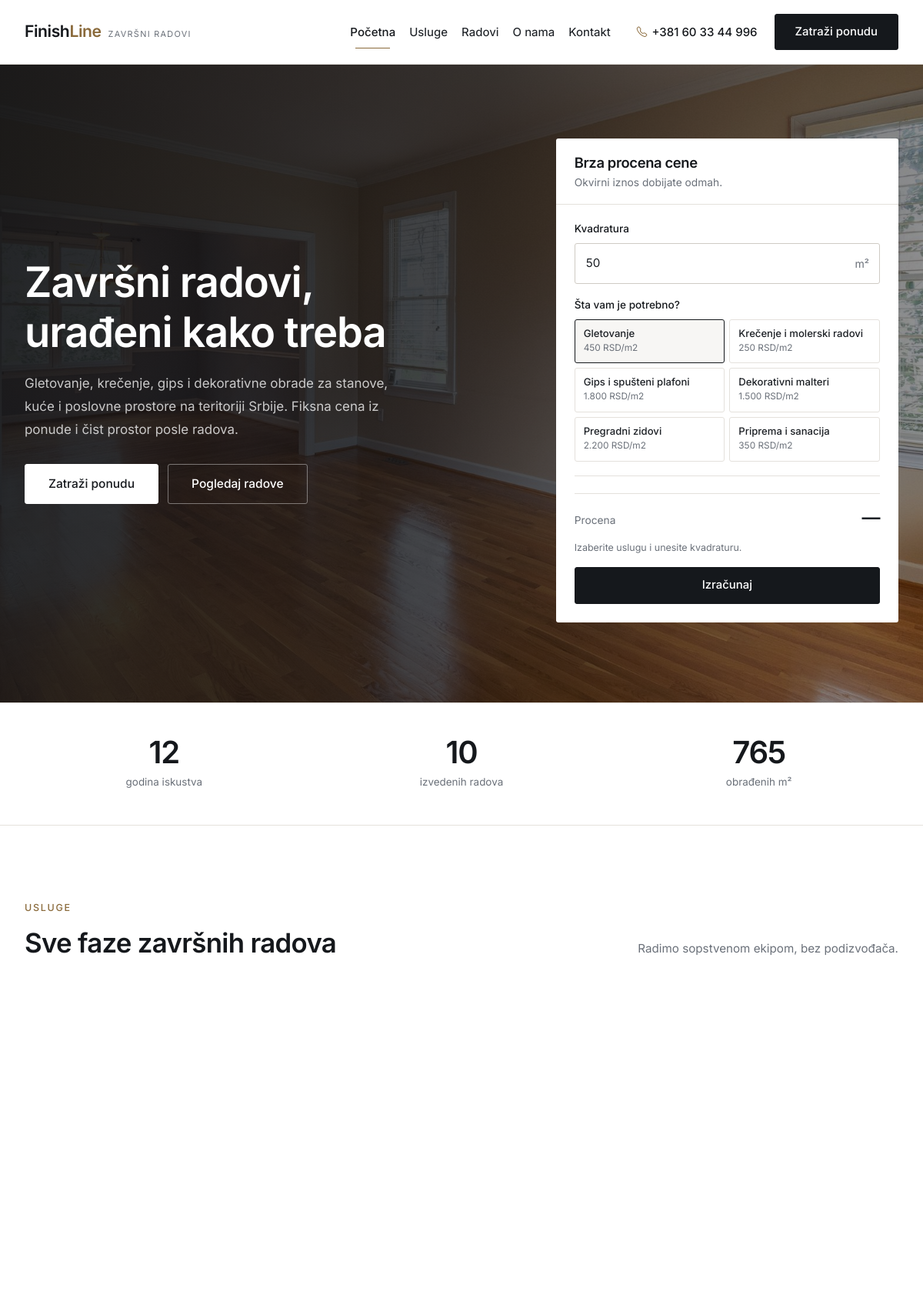
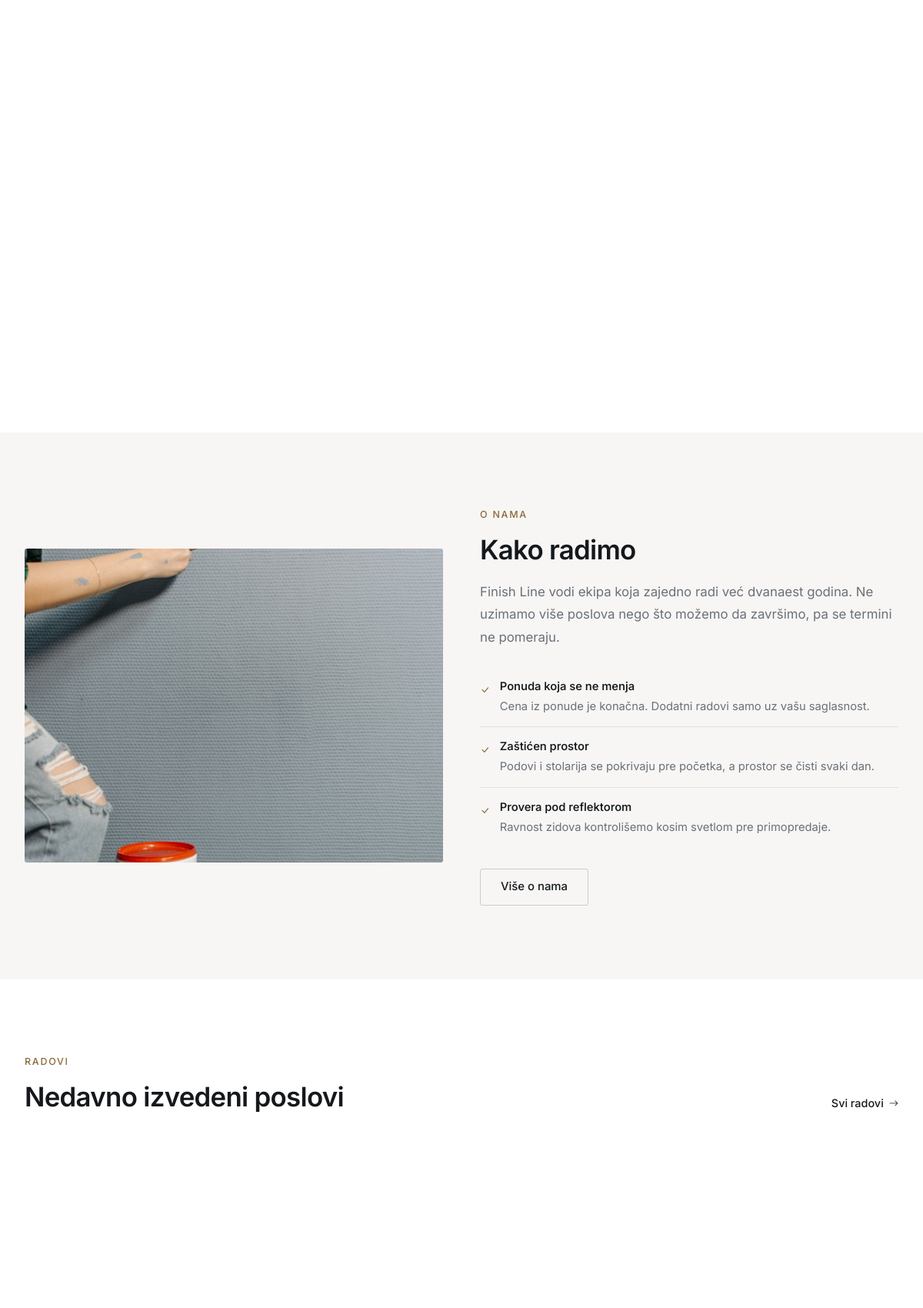
The page / (upper part) on the database its author committed (2 pictures, top to bottom).
### tables this page shows
CREATE TABLE `usluge` (
    `id`          INT UNSIGNED NOT NULL AUTO_INCREMENT,
    `naziv`       VARCHAR(120) NOT NULL,
    `slug`        VARCHAR(140) NOT NULL,
    `ikona`       VARCHAR(60)  NOT NULL DEFAULT 'bi-tools',
    `kratak_opis` VARCHAR(255) NOT NULL DEFAULT '',
    `opis`        TEXT,
    `cena_od`     DECIMAL(10,2) NOT NULL DEFAULT 0.00,
    `jedinica`    VARCHAR(20)  NOT NULL DEFAULT 'm2',
    `slika`       VARCHAR(255) DEFAULT NULL,
    `redosled`    INT NOT NULL DEFAULT 0,
    `aktivna`     TINYINT(1) NOT NULL DEFAULT 1,
    PRIMARY KEY (`id`),
    UNIQUE KEY `uq_usluge_slug` (`slug`)
);

### app/core/Controller.php (called while the page is built, shortened)
<?php
abstract class Controller
{
    protected function prikaz(string $prikaz, array $podaci = [], string $layout = 'main'): void
    {
        $fajl = APP_ROOT . '/app/views/' . $prikaz . '.php';
        extract($podaci, EXTR_SKIP);
        require $fajl;
    }
    protected function model(string $naziv): Model
    {
        return new $naziv();
    }
}

### app/controllers/HomeController.php (called while the page is built, shortened)
<?php
final class HomeController extends Controller
{
    public function index(): void
    {
        $usluge  = $this->model('Usluga');
        $radovi  = $this->model('Rad');
        $this->prikaz('home/index', [
            'naslovStrane' => APP_NAME . ' - ' . APP_SLOGAN . ' u Beogradu',
            'opisStrane'   => 'Gletovanje, krečenje, gips i dekorativni malteri. Izlazak na teren i ponuda.',
            'usluge'       => $usluge->saBrojemRadova(),
            'radovi'       => $radovi->izdvojeni(6),
            'statistika'   => [
                'godina_iskustva' => 12,
                'radova'          => $radovi->prebrojJavne(),
                'kvadratura'      => $radovi->ukupnaKvadratura(),
            ],
        ]);
    }
}

### app/core/Aplikacija.php (called while the page is built, shortened)
<?php
final class Aplikacija
{
    private Router $ruter;
    public function __construct()
    {
        $this->ruter = new Router();
    }
    private function ucitajKlase(): void
    {
        spl_autoload_register(static function (string $klasa): void {
            $folderi = ['core', 'models', 'controllers'];
            foreach ($folderi as $folder) {
                $fajl = APP_ROOT . '/app/' . $folder . '/' . $klasa . '.php';
                if (is_file($fajl)) {
                    return;
                }
            }
        });
        require_once APP_ROOT . '/app/core/pomocne.php';
    }
    public function pokreni(): void
    {
        $url = $this->trenutnaAdresa();
        $ruta = $this->ruter->pronadji($url);
        $metoda = $ruta['metoda'];
        try {
            $kontroler = new $klasa();
            $kontroler->$metoda(...$ruta['parametri']);
        } catch (Throwable $e) {
            $this->obradiIzuzetak($e);
        }
    }
    private function trenutnaAdresa(): string
    {
        $putanja = parse_url($_SERVER['REQUEST_URI'] ?? '/', PHP_URL_PATH) ?? '/';
        return trim(rawurldecode($putanja), '/');
    }
}

### index.php (called while the page is built, shortened)
<?php
require_once __DIR__ . '/app/core/Aplikacija.php';
$aplikacija = new Aplikacija();
$aplikacija->pokreni();

### app/core/pomocne.php (called while the page is built, shortened)
<?php
function e($tekst): string
{
    return htmlspecialchars((string) $tekst, ENT_QUOTES | ENT_SUBSTITUTE, 'UTF-8');
}
function url(string $putanja = ''): string
{
    return BASE_URL . ltrim($putanja, '/');
}
function asset(string $putanja): string
{
    return BASE_URL . 'assets/' . ltrim($putanja, '/');
}
function cena($iznos, string $valuta = 'RSD'): string
{
    return number_format((float) $iznos, 0, ',', '.') . ' ' . $valuta;
}

### app/core/Database.php (called while the page is built, shortened)
<?php
final class Database
{
    private static ?PDO $veza = null;
    public static function veza(): PDO
    {
        if (self::$veza !== null) {
            return self::$veza;
        }
        $dsn = sprintf('mysql:host=%s;dbname=%s;charset=%s', DB_HOST, DB_NAME, DB_CHARSET);
        try {
            self::$veza = new PDO($dsn, DB_USER, DB_PASS, [
                PDO::ATTR_ERRMODE            => PDO::ERRMODE_EXCEPTION,
                PDO::ATTR_DEFAULT_FETCH_MODE => PDO::FETCH_ASSOC,
                PDO::ATTR_EMULATE_PREPARES   => false,
                PDO::ATTR_STRINGIFY_FETCHES  => false,
            ]);
        } catch (PDOException $e) {
            if (DEBUG) {
                die('<h1>Greska pri povezivanju sa bazom</h1><p>' . htmlspecialchars($e->getMessage()) . '</p>'
                  . '<p>Proverite da li je MySQL pokrenut i da li je baza <b>' . DB_NAME . '</b> uvezena.</p>');
            }
            http_response_code(500);
            die('Trenutno nije moguce pristupiti bazi podataka.');
        }
        return self::$veza;
    }
}

### app/core/Model.php (called while the page is built, shortened)
<?php
abstract class Model
{
    protected PDO $db;
    public function __construct()
    {
        $this->db = Database::veza();
    }
    protected function upit(string $sql, array $parametri = []): PDOStatement
    {
        $st = $this->db->prepare($sql);
        $st->execute($parametri);
        return $st;
    }
    protected function sviRedovi(string $sql, array $parametri = []): array
    {
        return $this->upit($sql, $parametri)->fetchAll();
    }
}

### app/models/Usluga.php (called while the page is built, shortened)
<?php
final class Usluga extends Model
{
    public function saBrojemRadova(): array
    {
        return $this->sviRedovi(
            'SELECT u.*, COUNT(r.id) AS broj_radova
             FROM usluge u
             LEFT JOIN radovi r ON r.usluga_id = u.id
             WHERE u.aktivna = 1
             GROUP BY u.id
             ORDER BY u.redosled, u.naziv'
        );
    }
}

### app/views/home/index.php (shortened to what this page needs)
<section class="hero">
    <div class="hero-pozadina" style="background-image:url('<?= asset('img/hero.jpg') ?>')"></div>
    <div class="hero-preliv"></div>
    <div class="container">
        <div class="row align-items-center g-5">
            <div class="col-lg-6">
                <h1>Završni radovi, urađeni kako treba</h1>
                <p class="hero-uvod">
                    Gletovanje, krečenje, gips i dekorativne obrade za stanove, kuće i
                    poslovne prostore na teritoriji Srbije. Fiksna cena iz ponude i čist prostor
                    posle radova.
                </p>
                <div class="hero-dugmad">
                    <a href="<?= url('kontakt') ?>#forma" class="dugme dugme-belo dugme-veliko">Zatraži ponudu</a>
                    <a href="<?= url('radovi') ?>" class="dugme dugme-obrub dugme-veliko">Pogledaj radove</a>
                </div>
            </div>
            <div class="col-lg-5 offset-lg-1">
                <div class="kalkulator" id="kalkulator">
                    <div class="kalkulator-vrh">
                        <h2>Brza procena cene</h2>
                        <p>Okvirni iznos dobijate odmah.</p>
                    </div>
                    <div class="kalkulator-telo">
                        <label class="oznaka" for="kalkKvadratura">Kvadratura</label>
                        <div class="kalkulator-unos">
                            <input type="number" id="kalkKvadratura" class="polje" value="50" min="1" max="100000">
                            <span class="jedinica">m&sup2;</span>
                        </div>
                        <label class="oznaka mt-3">Šta vam je potrebno?</label>
                        <div class="kalkulator-usluge">
                            <?php foreach ($usluge as $i => $u): ?>
                                <label class="kvadrat-izbor">
                                    <span class="kvadrat-telo">
                                        <span class="kvadrat-naziv"><?= e($u['naziv']) ?></span>
                                        <span class="kvadrat-cena"><?= e(cena($u['cena_od'])) ?>/<?= e($u['jedinica']) ?></span>
                                    </span>
                                </label>
                            <?php endforeach; ?>
                        </div>
                        <div class="kalkulator-rezultat">
                            <div class="kalkulator-ukupno">
                                <span>Procena</span>
                                <strong id="kalkUkupno">—</strong>
                            </div>
                            <p class="kalkulator-napomena" id="kalkNapomena">
                                Izaberite uslugu i unesite kvadraturu.
                            </p>
                        </div>
                        <button type="button" class="dugme dugme-glavno w-100" id="kalkDugme">
                            <span class="dugme-tekst">Izračunaj</span>
                        </button>
                    </div>
                </div>
            </div>
        </div>
    </div>
</section>
<section class="brojevi" id="brojevi">
    <div class="container">
        <div class="row g-4">
            <?php
            $oznake = [
                'godina_iskustva' => 'godina iskustva',
                'radova'          => 'izvedenih radova',
                'kvadratura'      => 'obrađenih m&sup2;',
            ];
            foreach ($oznake as $kljuc => $opis):
                ?>
                <div class="col-4">
                    <div class="broj-stavka">
                        <span class="broj" data-kljuc="<?= e($kljuc) ?>"><?= number_format((float) $statistika[$kljuc], 0, ',', '.') ?></span>
                        <span class="broj-opis"><?= $opis ?></span>
                    </div>
                </div>
            <?php endforeach; ?>
        </div>
    </div>
</section>
<section class="odeljak">
    <div class="container">
        <div class="zaglavlje-odeljka">
            <div>
                <span class="nadnaslov">Usluge</span>
                <h2>Sve faze završnih radova</h2>
            </div>
            <p class="zaglavlje-opis">
                Radimo sopstvenom ekipom, bez podizvođača.
            </p>
        </div>
        <div class="row g-4">
            <?php foreach ($usluge as $u): ?>
                <div class="col-md-6 col-lg-4">
                </div>
            <?php endforeach; ?>
        </div>
    </div>
</section>
<section class="odeljak odeljak-sivi">
    <div class="container">
        <div class="row align-items-center g-5">
            <div class="col-lg-6">
                <div class="slika-okvir">
                    <img src="<?= asset('img/o-nama.jpg') ?>" alt="Rad na gradilištu" loading="lazy">
                </div>
            </div>
            <div class="col-lg-6">
                <span class="nadnaslov">O nama</span>
                <h2>Kako radimo</h2>
                <p class="uvodni-tekst">
                    Finish Line vodi ekipa koja zajedno radi već dvanaest godina.
                    Ne uzimamo više poslova nego što možemo da završimo, pa se termini ne pomeraju.
                </p>
                <ul class="lista-prednosti">
                    <li>
                        <i class="bi bi-check-lg"></i>
                        <div>
                            <strong>Ponuda koja se ne menja</strong>
                            Cena iz ponude je konačna. Dodatni radovi samo uz vašu saglasnost.
                        </div>
                    </li>
                    <li>
                        <i class="bi bi-check-lg"></i>
                        <div>
                            <strong>Zaštićen prostor</strong>
                            Podovi i stolarija se pokrivaju pre početka, a prostor se čisti svaki dan.
                        </div>
                    </li>
                    <li>
                        <i class="bi bi-check-lg"></i>
                        <div>
                            <strong>Provera pod reflektorom</strong>
                            Ravnost zidova kontrolišemo kosim svetlom pre primopredaje.
                        </div>
                    </li>
                </ul>
                <a href="<?= url('o-nama') ?>" class="dugme dugme-obrub-tamni">Više o nama</a>
            </div>
        </div>
    </div>
</section>
<section class="odeljak">
    <div class="container">
        <div class="zaglavlje-odeljka">
            <div>
                <span class="nadnaslov">Radovi</span>
                <h2>Nedavno izvedeni poslovi</h2>
            </div>
            <a href="<?= url('radovi') ?>" class="veza-strelica">Svi radovi <i class="bi bi-arrow-right"></i></a>
        </div>
        <div class="row g-4">
            <?php foreach ($radovi as $r): ?>
                <div class="col-md-6 col-lg-4">
                </div>
            <?php endforeach; ?>
        </div>
    </div>
</section>

### rows shown on the page
usluge: naziv "Gletovanje", cena_od "450 RSD", jedinica "m2"
usluge: naziv "Krečenje i molerski radovi", cena_od "250 RSD", jedinica "m2"
usluge: naziv "Gips i spušteni plafoni", cena_od "1.800 RSD", jedinica "m2"
usluge: naziv "Dekorativni malteri", cena_od "1.500 RSD", jedinica "m2"
usluge: naziv "Pregradni zidovi", cena_od "2.200 RSD", jedinica "m2"
usluge: naziv "Priprema i sanacija", cena_od "350 RSD", jedinica "m2"

### other values the page prints
FIRMA_TEL "+381 60 33 44 996"
$statistika[$kljuc] "12"
$opis "godina iskustva"
$statistika[$kljuc] "10"
$opis "izvedenih radova"
$statistika[$kljuc] "765"
$opis "obrađenih m²"
